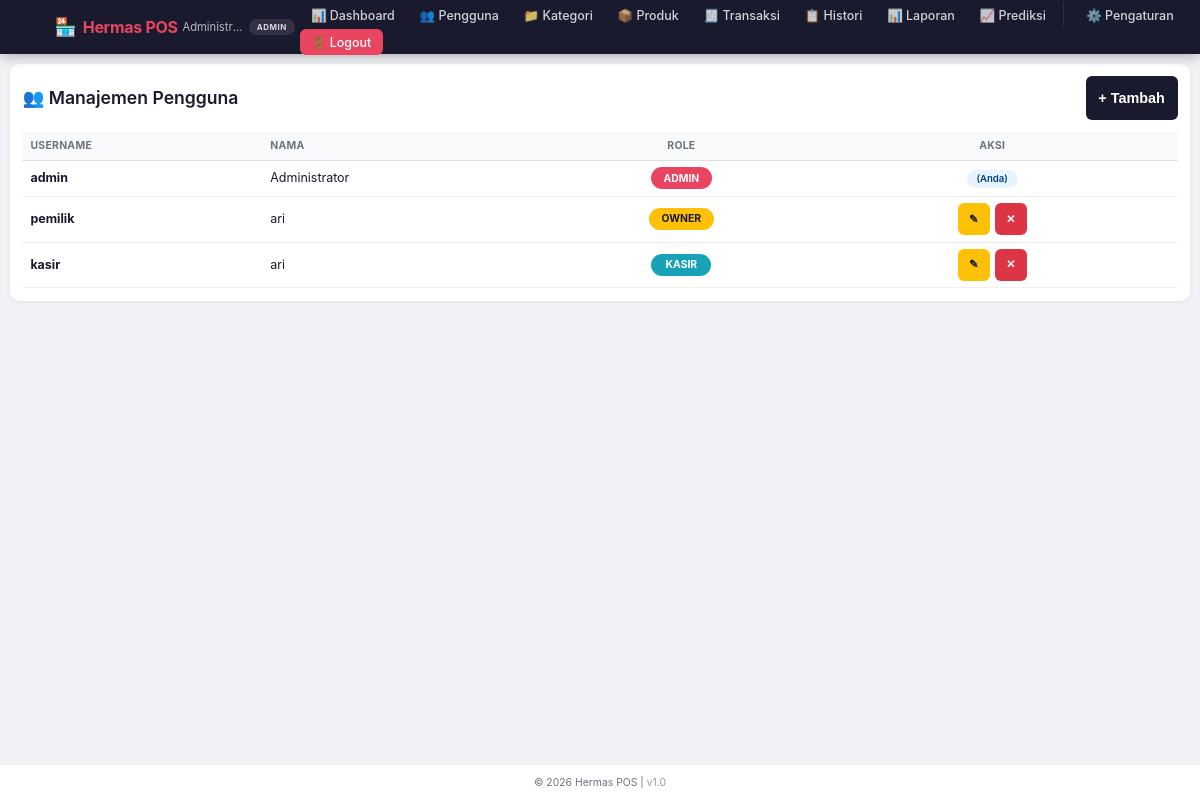
The app's page /Pages/Users.php (signed in) with its own data.
### tables this page shows
CREATE TABLE `users` (
  `id` int(11) NOT NULL,
  `username` varchar(50) NOT NULL,
  `password` varchar(255) NOT NULL,
  `name` varchar(100) NOT NULL,
  `role` enum('admin','kasir','owner') DEFAULT 'kasir',
  `created_at` timestamp NOT NULL DEFAULT current_timestamp()
);

### Pages/Users.php (the view, shortened to what this page needs)
<?php
require_once '../config/database.php';
$stmt = $pdo->query("SELECT * FROM users ORDER BY id ASC");
$users = $stmt->fetchAll();
?>
<?php include '../includes/header.php'; ?>
<div class="card">
    <div class="card-header">
        <div class="card-title" style="font-size:1.1rem;">👥 Manajemen Pengguna</div>
        <button class="btn btn-primary" onclick="showAddModal()" style="font-size:0.9rem;min-height:44px;">+ Tambah</button>
    </div>
    <div class="users-table table-container">
        <table>
            <thead><tr><th>Username</th><th>Nama</th><th style="text-align:center;">Role</th><th style="text-align:center;min-width:120px;">Aksi</th></tr></thead>
            <tbody>
                <?php foreach ($users as $u): ?>
                <tr>
                    <td><strong><?php echo htmlspecialchars($u['username']); ?></strong></td>
                    <td><?php echo htmlspecialchars($u['name']); ?></td>
                    <td style="text-align:center;"><span class="role-badge-custom role-<?php echo strtolower($u['role']); ?>"><?php echo strtoupper($u['role']); ?></span></td>
                    <td style="text-align:center;">
                        <?php if ($u['id'] == $_SESSION['user_id']): ?>
                            <span class="current-user-badge">(Anda)</span>
                        <?php else: ?>
                            <div class="action-buttons">
                                <button class="btn btn-warning btn-sm" onclick="editUser(<?php echo $u['id']; ?>, '<?php echo addslashes($u['username']); ?>', '<?php echo addslashes($u['name']); ?>', '<?php echo $u['role']; ?>')">✎</button>
                                <button class="btn btn-danger btn-sm" onclick="deleteUser(<?php echo $u['id']; ?>)">✕</button>
                            </div>
                        <?php endif; ?>
                    </td>
                </tr>
                <?php endforeach; ?>
            </tbody>
        </table>
    </div>
</div>
<?php include '../includes/footer.php'; ?>

### CSS/Style.css (style rules this page uses)
* { margin: 0; padding: 0; box-sizing: border-box; }
:root { --primary: #1a1a2e; --primary-dark: #0f0f1a; --secondary: #e94560; --success: #28a745; --warning: #ffc107; --danger: #dc3545; --info: #17a2b8; --light: #f8f9fa; --dark: #1a1a2e; --gray: #6c757d; --gray-light: #e9ecef; --border-radius: 10px; --shadow: 0 1px 6px rgba(0,0,0,0.06); --transition: all 0.2s ease; }
body { font-family: -apple-system, BlinkMacSystemFont, 'Inter', 'Segoe UI', Roboto, sans-serif; background: #f0f2f5; color: #1a1a2e; min-height: 100vh; display: flex; flex-direction: column; -webkit-font-smoothing: antialiased; font-size: 16px; line-height: 1.5; }
.card { background: white; border-radius: var(--border-radius); padding: 0.8rem; box-shadow: var(--shadow); margin-bottom: 0.7rem; overflow: hidden; }
.card-header { display: flex; justify-content: space-between; align-items: center; margin-bottom: 0.7rem; flex-wrap: wrap; gap: 0.4rem; }
.card-title { font-size: 0.95rem; font-weight: 600; color: var(--primary); }
.table-container { overflow-x: auto; -webkit-overflow-scrolling: touch; }
table { width: 100%; border-collapse: collapse; font-size: 0.8rem; min-width: 400px; }
table th { background: var(--light); padding: 0.4rem 0.5rem; text-align: left; font-weight: 700; font-size: 0.65rem; text-transform: uppercase; letter-spacing: 0.3px; color: var(--gray); border-bottom: 1.5px solid #dee2e6; }
table td { padding: 0.4rem 0.5rem; border-bottom: 1px solid #f0f0f0; vertical-align: middle; font-size: 0.78rem; }
.btn { display: inline-flex; align-items: center; justify-content: center; gap: 0.3rem; padding: 0.35rem 0.8rem; border: none; border-radius: 6px; font-weight: 600; cursor: pointer; transition: var(--transition); text-decoration: none; font-size: 0.78rem; min-height: 36px; min-width: 36px; touch-action: manipulation; user-select: none; -webkit-tap-highlight-color: transparent; }
.btn-primary { background: var(--primary); color: white; }
.btn-danger { background: var(--danger); color: white; }
.btn-warning { background: var(--warning); color: var(--primary); }
.btn-sm { font-size: 0.65rem; padding: 0.2rem 0.5rem; min-height: 28px; min-width: 28px; }

### Pages/Users.php (style rules this page uses)
.role-badge-custom { display: inline-block; padding: 0.2rem 0.8rem; border-radius: 20px; font-size: 0.65rem; font-weight: 700; text-transform: uppercase; color: white; text-align: center; min-width: 60px; }
.role-admin { background: #e94560; }
.role-owner { background: #ffc107; color: #1a1a2e; }
.role-kasir { background: #17a2b8; }
.current-user-badge { display: inline-block; background: #e7f3ff; color: #004085; padding: 0.1rem 0.6rem; border-radius: 12px; font-size: 0.6rem; font-weight: 600; }
.action-buttons { display: flex; gap: 0.3rem; justify-content: center; align-items: center; }
.action-buttons .btn { min-width: 32px; min-height: 32px; padding: 0.15rem 0.5rem; font-size: 0.7rem; border-radius: 6px; cursor: pointer; border: none; }

### records on screen
users: username "admin", name "Administrator", role "ADMIN", shows "(Anda)"
users: username "pemilik", name "ari", role "OWNER"
users: username "kasir", name "ari", role "KASIR"

### other values on screen
$_SESSION['name'] "Administr…"
$_SESSION['role'] "ADMIN"
